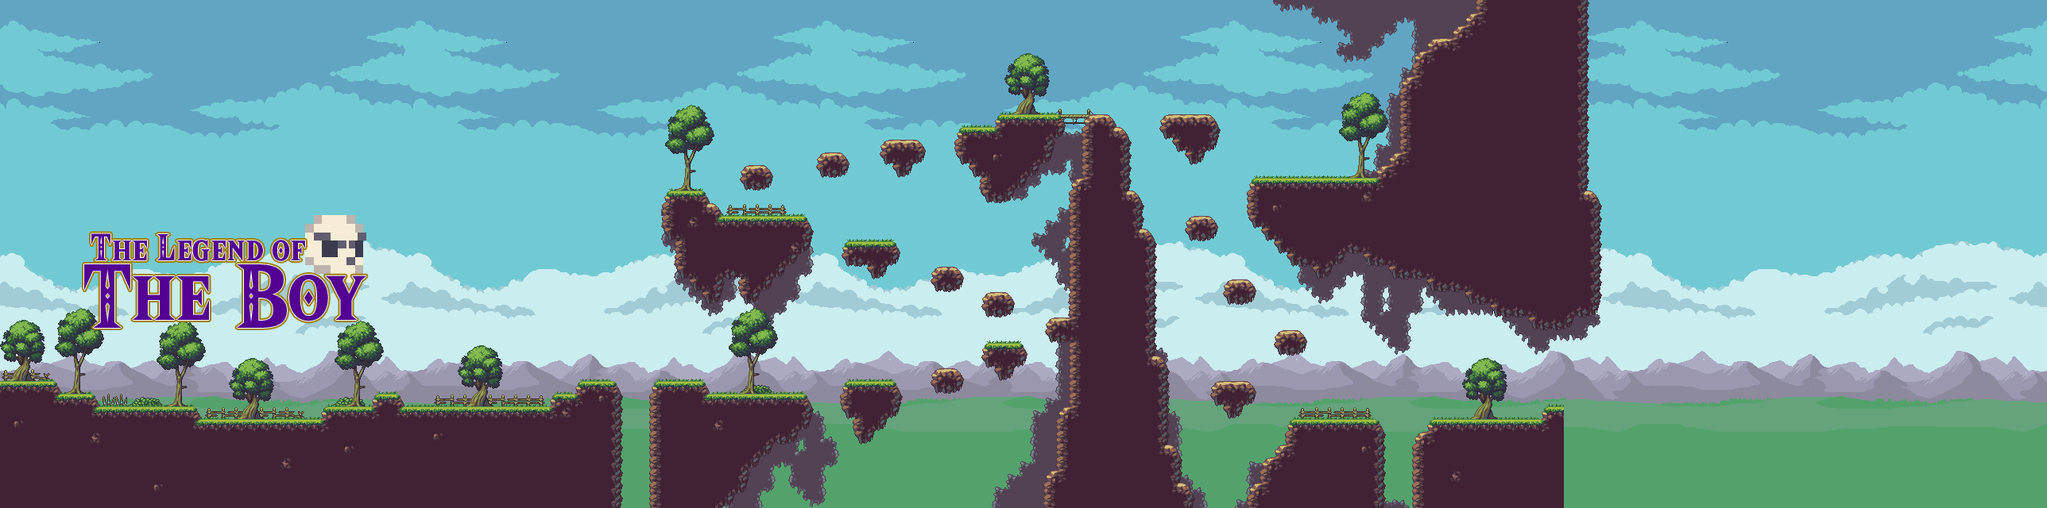

The image is a tile-based game level rendered from a .tmx file. Its description and source (layers, tilesets, objects; grid data summarised) follow:
An orthogonal 161x40 tile map with 16x16 px tiles, 7 tile layers (Sky, Clouds, Mountains, Details, ...), 1 hidden layer not drawn, 2 tilesets and 98 objects.

<map version="1.2" tiledversion="1.2.4" orientation="orthogonal" renderorder="right-down" width="161" height="40" tilewidth="16" tileheight="16" infinite="0" nextlayerid="42" nextobjectid="164">
 <tileset firstgid="1" name="Tilesets" tilewidth="16" tileheight="16" tilecount="1664" columns="32">
  <image source="Tilesets.png" width="512" height="840" />
  <terraintypes>
   <terrain name="ground" tile="-1" />
   <terrain name="rock" tile="-1" />
  </terraintypes>
  <tile id="0" terrain=",,,0" />
  <tile id="1" terrain=",,0,0" />
  <tile id="2" terrain=",,0," />
  <tile id="4" terrain="0,0,0," />
  <tile id="5" terrain="0,0,,0" />
  <tile id="32" terrain=",0,,0" />
  <tile id="33" terrain="0,0,0,0" />
  <tile id="34" terrain="0,,0," />
  <tile id="64" terrain=",0,," />
  <tile id="65" terrain="0,0,," />
  <tile id="66" terrain="0,,," />
  <tile id="68" terrain="0,,0,0" />
  <tile id="69" terrain=",0,0,0" />
  <tile id="96" terrain=",,,1" />
  <tile id="97" terrain=",,1,1" />
  <tile id="98" terrain=",,1," />
  <tile id="99" terrain="1,1,1," />
  <tile id="100" terrain="1,1,,1" />
  <tile id="128" terrain=",1,,1" />
  <tile id="129" terrain="1,1,1,1" />
  <tile id="130" terrain="1,,1," />
  <tile id="131" terrain="1,,1,1" />
  <tile id="132" terrain=",1,1,1" />
  <tile id="160" terrain=",1,," />
  <tile id="161" terrain="1,1,," />
  <tile id="162" terrain="1,,," />
 </tileset>
 <tileset firstgid="1665" name="Tilesets 2" tilewidth="16" tileheight="16" tilecount="2080" columns="40">
  <image source="Tilesets 2.png" width="640" height="840" />
 </tileset>
 <layer id="32" name="Sky" width="161" height="40">
  <properties>
   <property name="collision" type="bool" value="false" />
   <property name="draw" type="bool" value="true" />
   <property name="speed" type="float" value="0.4" />
  </properties>
  <data>[6440 cells, 3703 non-empty, 567 distinct tile ids]</data>
 </layer>
 <layer id="33" name="Clouds" width="161" height="40">
  <properties>
   <property name="collision" type="bool" value="false" />
   <property name="draw" type="bool" value="true" />
   <property name="speed" type="float" value="0.65" />
  </properties>
  <data>[6440 cells, 1771 non-empty, 352 distinct tile ids]</data>
 </layer>
 <layer id="34" name="Mountains" width="161" height="40">
  <properties>
   <property name="collision" type="bool" value="false" />
   <property name="draw" type="bool" value="true" />
   <property name="speed" type="float" value="0.78" />
  </properties>
  <data>[6440 cells, 2093 non-empty, 256 distinct tile ids]</data>
 </layer>
 <layer id="35" name="Details" width="161" height="40">
  <properties>
   <property name="collision" type="bool" value="false" />
   <property name="draw" type="bool" value="true" />
   <property name="speed" type="float" value="1" />
  </properties>
  <data>[6440 cells, 580 non-empty, 26 distinct tile ids]</data>
 </layer>
 <layer id="36" name="Platforms" width="161" height="40">
  <properties>
   <property name="collision" type="bool" value="false" />
   <property name="draw" type="bool" value="true" />
   <property name="speed" type="float" value="1" />
  </properties>
  <data>[6440 cells, 1571 non-empty, 16 distinct tile ids]</data>
 </layer>
 <layer id="37" name="Bridges/Trees" width="161" height="40">
  <properties>
   <property name="collision" type="bool" value="false" />
   <property name="draw" type="bool" value="true" />
   <property name="speed " type="float" value="1" />
  </properties>
  <data>[6440 cells, 492 non-empty, 59 distinct tile ids]</data>
 </layer>
 <layer id="39" name="Title" width="161" height="40">
  <properties>
   <property name="collision" type="bool" value="false" />
   <property name="draw" type="bool" value="true" />
   <property name="speed" type="float" value="1" />
  </properties>
  <data>[6440 cells, 230 non-empty, 230 distinct tile ids]</data>
 </layer>
 <objectgroup color="#0055ff" id="29" name="Colliders" visible="0">
  <object id="3" x="1112.75" y="178.25" width="46.75" height="20" />
  <object id="4" x="529" y="512" width="250.94" height="127.091" />
  <object id="5" x="696.5" y="496.091" width="83.5" height="15.4091" />
  <object id="6" x="726.25" y="485.75" width="51.75" height="10.75" />
  <object id="8" x="729.424" y="480.023" width="44.9318" height="5.22727" />
  <object id="10" x="820.878" y="480.091" width="66.7576" height="16.5151" />
  <object id="12" x="820" y="495.667" width="196.5" height="44.3333" />
  <object id="13" x="1061.89" y="480.394" width="65.9886" height="14.394" />
  <object id="20" x="1238.83" y="432.583" width="47.75" height="11.75" />
  <object id="21" x="1235.92" y="445.042" width="56.1667" height="12.9583" />
  <object id="22" x="1252.58" y="458.458" width="22.125" height="18.3333" />
  <object id="25" x="1327" y="400.625" width="17.3333" height="29.3333" />
  <object id="26" x="1317.33" y="405.083" width="9" height="21.5" />
  <object id="33" x="1064.33" y="304.667" width="61.3333" height="25.3333" />
  <object id="34" x="1095.67" y="332" width="16.3333" height="14.3333" />
  <object id="40" x="933.875" y="211.875" width="35.7083" height="14.4583" />
  <object id="41" x="937.125" y="225" width="30.625" height="11.1667" />
  <object id="44" x="833.94" y="261" width="72.5758" height="10.8182" />
  <object id="47" x="838.05" y="240.151" width="49.0408" height="16.3333" />
  <object id="50" x="1208.67" y="161" width="115.333" height="19.6667" />
  <object id="51" x="1255.67" y="144" width="77" height="15.6667" />
  <object id="52" x="1332.7" y="144.031" width="63.3031" height="12.3031" />
  <object id="53" x="1204" y="180" width="33.3333" height="12.6667" />
  <object id="54" x="1209.67" y="194.667" width="32.6667" height="9.33333" />
  <object id="55" x="1222.67" y="207.667" width="24" height="12.6667" />
  <object id="56" x="1235.33" y="224.333" width="30.6667" height="22" />
  <object id="58" x="1399.33" y="160.606" width="17.6667" height="95.7273" />
  <object id="59" x="1419" y="242.788" width="13.6667" height="62.2122" />
  <object id="60" x="1435.33" y="289.545" width="14.3333" height="163.788" />
  <object id="61" x="1451.33" y="449.788" width="15" height="120.878" />
  <object id="62" x="1467.33" y="561.333" width="13.3333" height="60.3333" />
  <object id="63" x="1481.83" y="608.667" width="16.1667" height="30.3333" />
  <object id="64" x="1463.33" y="145" width="64.6667" height="15" />
  <object id="65" x="1463.67" y="160.667" width="69" height="14.3333" />
  <object id="66" x="1481" y="176" width="46.6667" height="11.6667" />
  <object id="70" x="1577" y="224" width="157" height="42" />
  <object id="71" x="1582.33" y="268.667" width="136.667" height="14" />
  <object id="72" x="1593" y="287.333" width="22.6667" height="11.6667" />
  <object id="73" x="1607.67" y="304.667" width="23.6667" height="10.3333" />
  </objectgroup>
 <layer id="38" name="Navigation" width="161" height="40" visible="0">
  <data>[6440 cells, 1319 non-empty, 1 distinct tile ids]</data>
 </layer>
 <objectgroup color="#ffff7f" id="30" name="Finish" visible="0">
  <!-- 1 objects omitted --></objectgroup>
</map>
<!-- 59 of 98 objects omitted -->
